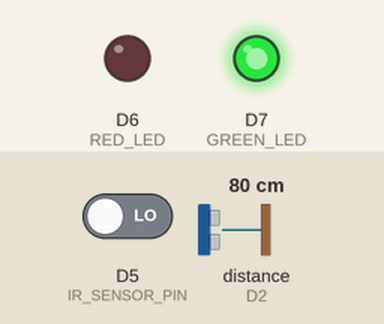
Bench run of a sketch on a simulated ESP8266 (NodeMCU). Shown: output pins drawn as LEDs (lit = HIGH). Wiring (inferred from the names in the program): ultrasonic range finder: trigger D1; echo D2. The inputs (shaded band) are chosen by the test bench; at power-on: D5 (IR_SENSOR_PIN) LOW, distance to the obstacle (sensor on D2) 80 cm. The echo pulse lasts 58.3 µs per cm; WiFi joins after 1.5 s; servers stay silent unless stated; pins used as bus, display or sensor lines are not drawn; what the sketch prints to the serial monitor is not drawn.

Above: at 5.2 s.
5.3 s: D5 (IR_SENSOR_PIN) driven HIGH
7.3 s: distance to the obstacle (sensor on D2) set to 9 cm
At 8.8 s:
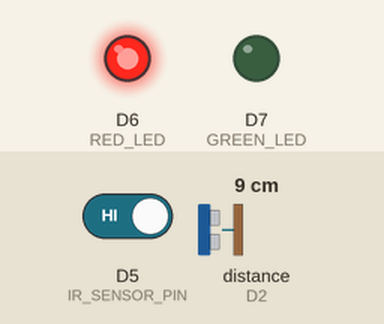
9.1 s: distance to the obstacle (sensor on D2) set to 12 cm
At 10.4 s:
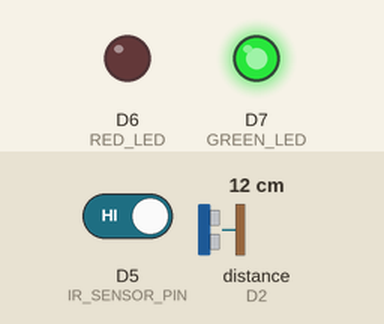
11.4 s: distance to the obstacle (sensor on D2) set to 4 cm
At 13.0 s:
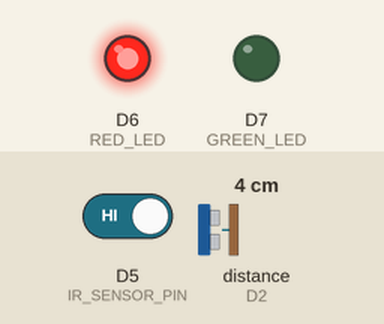
13.4 s: distance to the obstacle (sensor on D2) set to 18 cm
At 14.3 s:
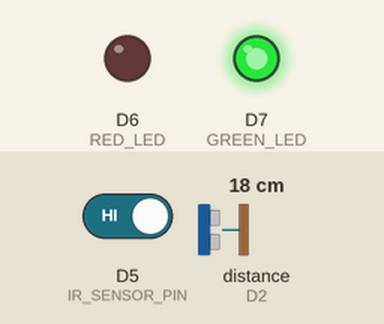
Timing chart, 0 to 16.4 s (numbered marks = the images above; inputs shaded):
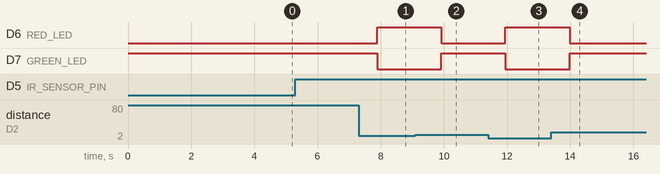

The sketch:

ritam_r_cupboard.ino
```cpp
#define BLYNK_TEMPLATE_ID "TMPL3TyvU-uxb"
#define BLYNK_TEMPLATE_NAME "ESP8266 Notifications"
#define BLYNK_AUTH_TOKEN "UTrwia-fZ1t7ueoFAbjmO05p-0YlOT8q"

#include <ESP8266WiFi.h>
#include <BlynkSimpleEsp8266.h>

// Define sensor pins
#define TRIGGER_PIN D1
#define ECHO_PIN D2
#define IR_SENSOR_PIN D5
#define RED_LED D6
#define GREEN_LED D7

// Ultrasonic sensor configuration
#define MAX_DISTANCE 30 // Maximum distance to check (in cm)

// Authentication details for Blynk
char auth[] = BLYNK_AUTH_TOKEN; // Replace with your Blynk auth token
char ssid[] = "SUDIPTA SAHA";        // Replace with your WiFi SSID
char pass[] = "bolbo naa";    // Replace with your WiFi password

// Variables for sensor readings
int distance;
bool irDetected;
bool ultrasonicTriggered;
bool alertActive = false;
bool someoneApproaching = false;
bool objectLifted = false;

// Thresholds
int ULTRASONIC_THRESHOLD = 10; // Distance in cm to trigger ultrasonic sensor

// Blynk virtual pins
#define VPIN_DISTANCE V0    // Label widget to show distance in cm
#define VPIN_IR_STATUS V1   // LED widget that lights up when value = 1
#define VPIN_ALERT_STATUS V2 // Value display for alert status

void setup() {
  // Initialize serial communication
  Serial.begin(9600);

  // Initialize pins
  pinMode(TRIGGER_PIN, OUTPUT);
  pinMode(ECHO_PIN, INPUT);
  pinMode(IR_SENSOR_PIN, INPUT);
  pinMode(RED_LED, OUTPUT);
  pinMode(GREEN_LED, OUTPUT);

  // Start with green LED (all safe)
  digitalWrite(GREEN_LED, HIGH);
  digitalWrite(RED_LED, LOW);

  // Connect to WiFi and Blynk
  Blynk.begin(auth, ssid, pass);
  Serial.println("Connecting to Blynk...");

  // Initialize Blynk values
  Blynk.virtualWrite(VPIN_DISTANCE, 0);
  Blynk.virtualWrite(VPIN_IR_STATUS, 0);
  Blynk.virtualWrite(VPIN_ALERT_STATUS, 0);

  Serial.println("Smart Cupboard Protector Initialized");
  Serial.println("System is active and monitoring...");
}

void loop() {
  Blynk.run(); // Run Blynk background processes

  // Read ultrasonic sensor
  digitalWrite(TRIGGER_PIN, LOW);
  delayMicroseconds(2);
  digitalWrite(TRIGGER_PIN, HIGH);
  delayMicroseconds(10);
  digitalWrite(TRIGGER_PIN, LOW);

  long duration = pulseIn(ECHO_PIN, HIGH);
  distance = duration * 0.034 / 2; // Calculate distance in cm

  if (distance <= 0 || distance > MAX_DISTANCE) {
    distance = MAX_DISTANCE; // Handle out of range readings
  }

  // Check if someone is approaching
  ultrasonicTriggered = (distance > 0 && distance < ULTRASONIC_THRESHOLD);

  // Read IR sensor (LOW means object detected, HIGH means object removed)
  irDetected = digitalRead(IR_SENSOR_PIN) == HIGH;

  // Send sensor data to Blynk for monitoring
  Blynk.virtualWrite(VPIN_DISTANCE, distance);
  Blynk.virtualWrite(VPIN_IR_STATUS, irDetected ? 1 : 0);

  // Ultrasonic sensor messages
  if (ultrasonicTriggered && !someoneApproaching) {
    Serial.println("Someone is approaching the cupboard!");
    someoneApproaching = true;
  } else if (!ultrasonicTriggered && someoneApproaching) {
    Serial.println("Person has moved away from cupboard.");
    someoneApproaching = false;
  }

  // IR sensor messages
  if (irDetected && !objectLifted) {
    Serial.println("Churi Hoye Gechee!!!");
    objectLifted = true;
  } else if (!irDetected && objectLifted) {
    Serial.println("Object has been returned to shelf.");
    objectLifted = false;
  }

  // Check if BOTH conditions are met (hand in range AND object lifted)
  if (ultrasonicTriggered && irDetected) {
    // THEFT DETECTED: Hand in range AND object lifted
    digitalWrite(GREEN_LED, LOW);    // Turn off green LED
    digitalWrite(RED_LED, HIGH);     // Turn on red LED

    // Update Blynk alert status
    if (!alertActive) {
      Blynk.virtualWrite(VPIN_ALERT_STATUS, 1); // Set alert status to active
      alertActive = true;
      Serial.println("🚨 ALERT: Theft in progress! 🚨");
    }
  } else {
    // ANY OTHER SCENARIO: Green LED always lit
    digitalWrite(GREEN_LED, HIGH);   // Turn on green LED
    digitalWrite(RED_LED, LOW);      // Turn off red LED

    // Update Blynk alert status if it was previously active
    if (alertActive) {
      Blynk.virtualWrite(VPIN_ALERT_STATUS, 0); // Reset alert status
      alertActive = false;
      Serial.println("Alert cleared. All safe now.");
    }
  }

  // Display distance information
  Serial.print("Distance: ");
  Serial.print(distance);
  Serial.println(" cm");

  // Small delay to stabilize readings
  delay(1000);
}
```

Measured:
- the behaviour switches between 10 and 11 cm on distance to the obstacle (sensor on D2) (found by bisection; images 1 and 2)
- after the input at 5.3 s, every drawn part: stays the same
- after the input at 7.3 s, D6 (RED_LED): LOW → HIGH after 0.59 s; D7 (GREEN_LED): HIGH → LOW after 0.59 s
- after the input at 9.1 s, D6 (RED_LED): HIGH → LOW after 0.82 s; D7 (GREEN_LED): LOW → HIGH after 0.82 s
- after the input at 11.4 s, D6 (RED_LED): LOW → HIGH after 0.55 s; D7 (GREEN_LED): HIGH → LOW after 0.55 s
- after the input at 13.4 s, D6 (RED_LED): HIGH → LOW after 0.58 s; D7 (GREEN_LED): LOW → HIGH after 0.58 s
